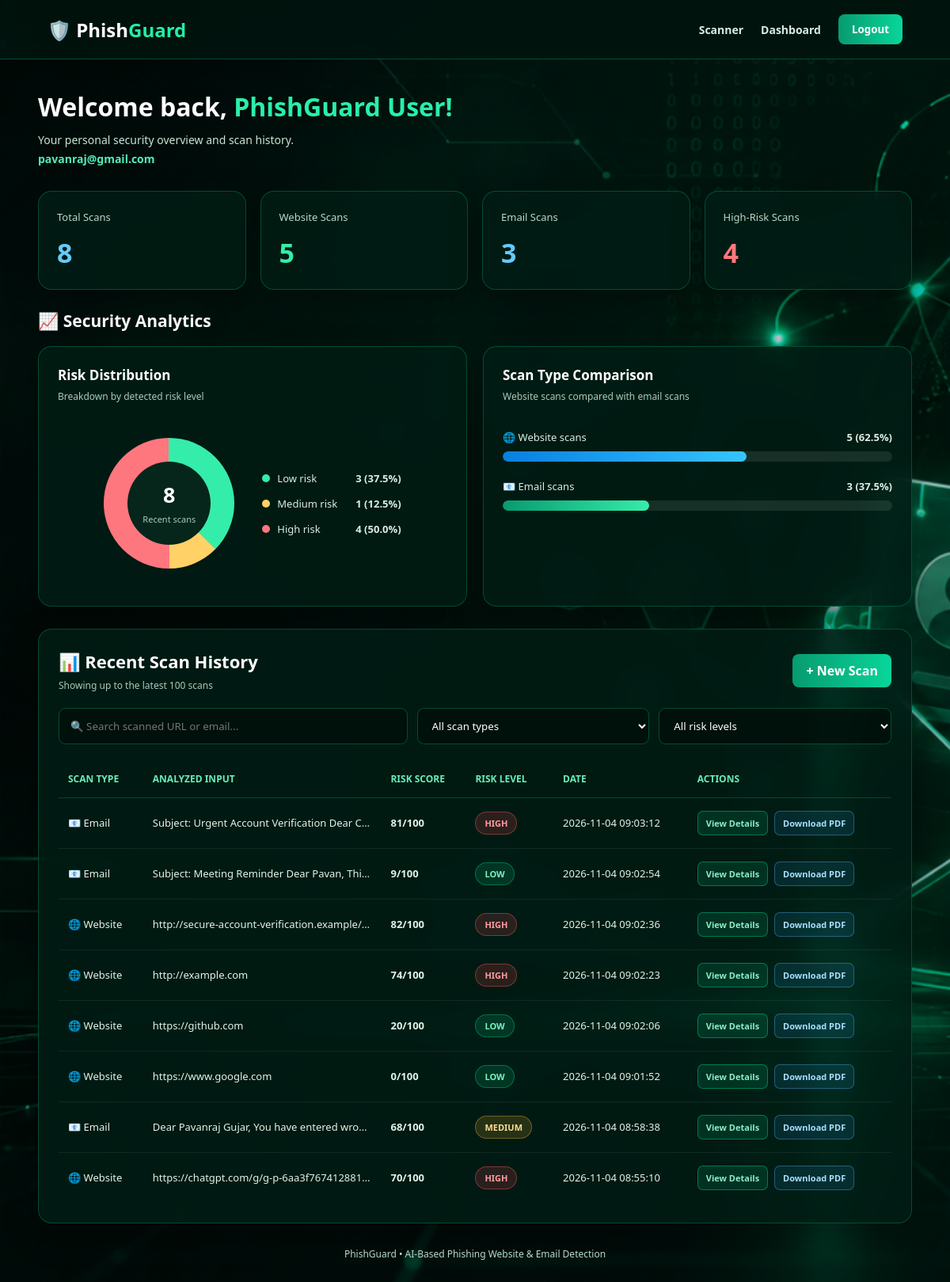
The page /dashboard (signed in) on the database as committed earlier.
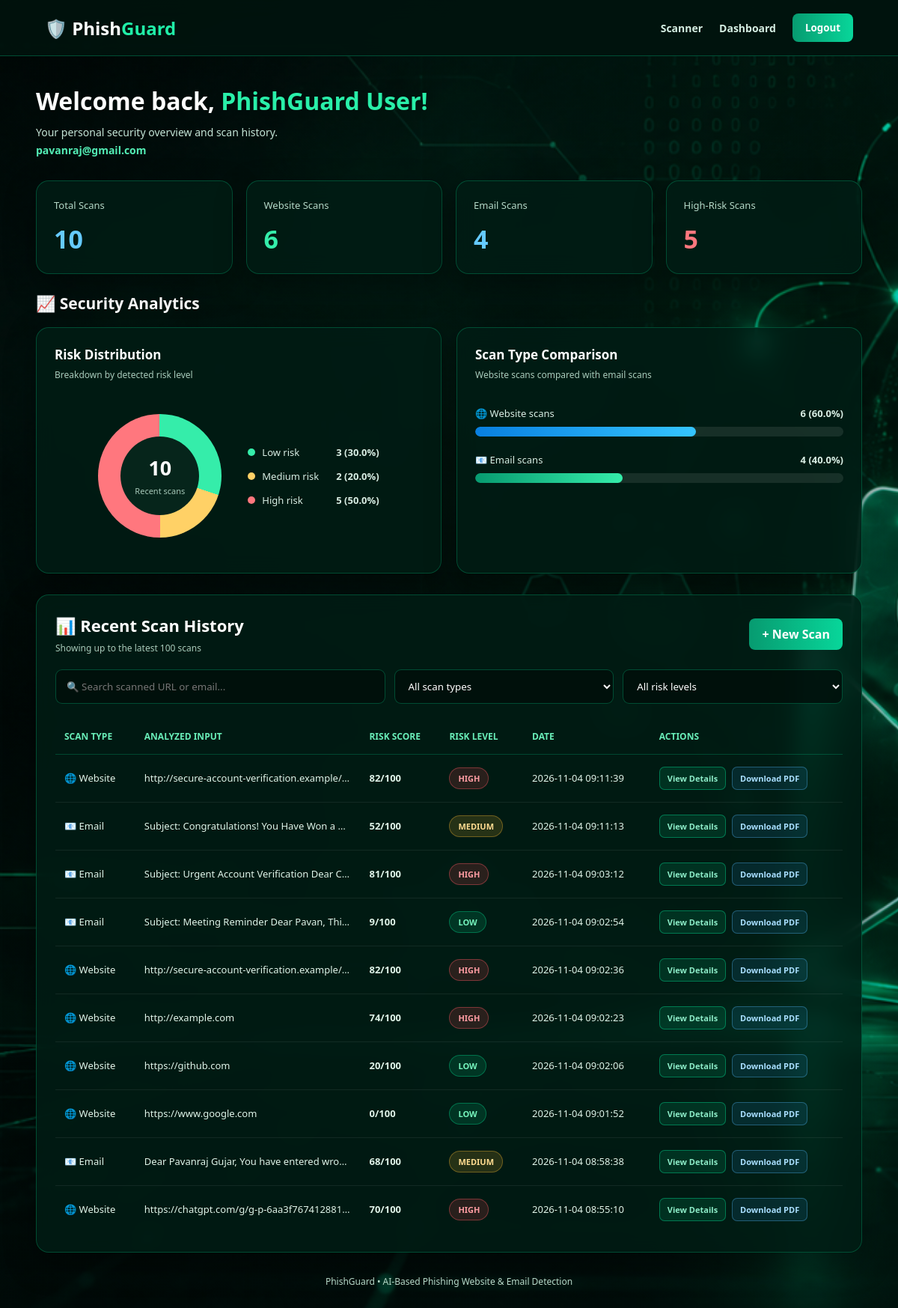
The same page on the database as committed later.
### tables this page shows
CREATE TABLE scans (
            id INTEGER PRIMARY KEY AUTOINCREMENT,
            user_id INTEGER NOT NULL,
            input_type TEXT NOT NULL,
            analyzed_input TEXT NOT NULL,
            risk_score INTEGER NOT NULL,
            risk_level TEXT NOT NULL,
            ai_status TEXT,
            ai_confidence REAL,
            explanation TEXT,
            created_at TIMESTAMP DEFAULT CURRENT_TIMESTAMP,
            FOREIGN KEY (user_id) REFERENCES users(id)
        );

### app.py (the view)
@app.route("/dashboard")
@login_required
def dashboard():
    scans = get_user_scans(session["user_id"])
    return render_template(
        "dashboard.html",
        scans=scans,
        user_email=session.get("user_email", "")
    )

### app.py (called while the page is built)
def login_required(view_function):
    @wraps(view_function)
    def wrapper(*args, **kwargs):
        if "user_id" not in session:
            flash("Please log in to continue.", "warning")
            return redirect(url_for("login"))
        return view_function(*args, **kwargs)
    return wrapper

### auth/database.py (called while the page is built)
def get_db_connection():
    conn = sqlite3.connect(DB_PATH)
    conn.row_factory = sqlite3.Row
    return conn

def get_user_scans(user_id):
    conn = get_db_connection()
    scans = conn.execute(
        """
        SELECT *
        FROM scans
        WHERE user_id = ?
        ORDER BY created_at DESC
        LIMIT 100
        """,
        (user_id,)
    ).fetchall()
    conn.close()
    return scans

### templates/dashboard.html (shortened to what this page needs)
<!DOCTYPE html>
<html lang="en">
<head>
</head>
<body>
    <nav class="navbar">
        <div class="brand">🛡️ Phish<span>Guard</span></div>
        <div class="nav-links">
            <a href="{{ url_for('home') }}">Scanner</a>
            <a href="{{ url_for('dashboard') }}">Dashboard</a>
            <form method="POST"
                  action="{{ url_for('logout') }}"
                  style="margin:0;">
                <button type="submit" class="logout-btn">Logout</button>
            </form>
        </div>
    </nav>
    <main class="container">
        <section class="welcome">
            <h1>Welcome back, <span>PhishGuard User!</span></h1>
            <p>Your personal security overview and scan history.</p>
            <p class="user-email">{{ user_email }}</p>
        </section>
        {% set ns = namespace(
            total=0,
            websites=0,
            emails=0,
            high=0,
            medium=0,
            low=0
        ) %}
        {% for scan in scans %}
            {% set ns.total = ns.total + 1 %}
            {% if scan['input_type'] == 'Website URL' %}
                {% set ns.websites = ns.websites + 1 %}
            {% elif scan['input_type'] == 'Email' %}
                {% set ns.emails = ns.emails + 1 %}
            {% endif %}
            {% set risk = scan['risk_level']|default('')|lower|trim|replace(' risk', '') %}
            {% if risk == 'high' %}
                {% set ns.high = ns.high + 1 %}
            {% elif risk == 'medium' %}
                {% set ns.medium = ns.medium + 1 %}
            {% elif risk == 'low' %}
                {% set ns.low = ns.low + 1 %}
            {% endif %}
        {% endfor %}
        <section class="stats">
            <div class="stat-card glass">
                <div class="stat-label">Total Scans</div>
                <div class="stat-value blue">{{ ns.total }}</div>
            </div>
            <div class="stat-card glass">
                <div class="stat-label">Website Scans</div>
                <div class="stat-value green">{{ ns.websites }}</div>
            </div>
            <div class="stat-card glass">
                <div class="stat-label">Email Scans</div>
                <div class="stat-value blue">{{ ns.emails }}</div>
            </div>
            <div class="stat-card glass">
                <div class="stat-label">High-Risk Scans</div>
                <div class="stat-value red">{{ ns.high }}</div>
            </div>
        </section>
        <h2 class="section-title">📈 Security Analytics</h2>
        <section class="analytics-grid">
            <div class="chart-card glass">
                <h3>Risk Distribution</h3>
                <p class="chart-subtitle">
                    Breakdown by detected risk level
                </p>
                {% if ns.total > 0 %}
                <div class="risk-chart-area">
                    <div class="donut"
                         id="riskDonut"
                         data-low="{{ ns.low }}"
                         data-medium="{{ ns.medium }}"
                         data-high="{{ ns.high }}"
                         data-total="{{ ns.total }}">
                        <div class="donut-center">
                            <strong>{{ ns.total }}</strong>
                            <span>Recent scans</span>
                        </div>
                    </div>
                    <div class="legend">
                        <div class="legend-item">
                            <span class="dot dot-low"></span>
                            Low risk
                            <strong>{{ ns.low }} ({{ '%.1f'|format((ns.low / ns.total * 100) if ns.total else 0) }}%)</strong>
                        </div>
                        <div class="legend-item">
                            <span class="dot dot-medium"></span>
                            Medium risk
                            <strong>{{ ns.medium }} ({{ '%.1f'|format((ns.medium / ns.total * 100) if ns.total else 0) }}%)</strong>
                        </div>
                        <div class="legend-item">
                            <span class="dot dot-high"></span>
                            High risk
                            <strong>{{ ns.high }} ({{ '%.1f'|format((ns.high / ns.total * 100) if ns.total else 0) }}%)</strong>
                        </div>
                    </div>
                </div>
                {% else %}
                    <div class="chart-empty">
                        No scan data available yet.
                    </div>
                {% endif %}
            </div>
            <div class="chart-card glass">
                <h3>Scan Type Comparison</h3>
                <p class="chart-subtitle">
                    Website scans compared with email scans
                </p>
                {% if ns.total > 0 %}
                <div class="bar-chart">
                    <div>
                        <div class="bar-label">
                            <span>🌐 Website scans</span>
                            <strong>{{ ns.websites }} ({{ '%.1f'|format((ns.websites / ns.total * 100) if ns.total else 0) }}%)</strong>
                        </div>
                        <div class="bar-track">
                            <div class="bar-fill website-fill"
                                 data-count="{{ ns.websites }}"
                                 data-total="{{ ns.total }}">
                            </div>
                        </div>
                    </div>
                    <div>
                        <div class="bar-label">
                            <span>📧 Email scans</span>
                            <strong>{{ ns.emails }} ({{ '%.1f'|format((ns.emails / ns.total * 100) if ns.total else 0) }}%)</strong>
                        </div>
                        <div class="bar-track">
                            <div class="bar-fill email-fill"
                                 data-count="{{ ns.emails }}"
                                 data-total="{{ ns.total }}">
                            </div>
                        </div>
                    </div>
                </div>
                {% else %}
                    <div class="chart-empty">
                        Complete your first scan to see analytics.
                    </div>
                {% endif %}
            </div>
        </section>
        <section class="history-card glass">
            <div class="section-header">
                <div>
                    <h2>📊 Recent Scan History</h2>
                    <p class="chart-subtitle" style="margin:7px 0 0;">
                        Showing up to the latest 100 scans
                    </p>
                </div>
                <a href="{{ url_for('home') }}" class="scan-btn">
                    + New Scan
                </a>
            </div>
            {% if scans %}
            <div class="filters">
                <input
                    type="search"
                    id="searchInput"
                    placeholder="🔍 Search scanned URL or email..."
                    aria-label="Search scan history"
                >
                <select id="typeFilter" aria-label="Filter by scan type">
                    <option value="all">All scan types</option>
                </select>
                <select id="riskFilter" aria-label="Filter by risk level">
                    <option value="all">All risk levels</option>
                </select>
            </div>
            <div class="table-wrapper">
                <table id="scanTable">
                    <thead>
                        <tr>
                            <th>Scan Type</th>
                            <th>Analyzed Input</th>
                            <th>Risk Score</th>
                            <th>Risk Level</th>
                            <th>Date</th>
                            <th>Actions</th>
                        </tr>
                    </thead>
                    <tbody>
                        {% for scan in scans %}
                        {% set row_risk = scan['risk_level']|default('')|lower|trim|replace(' risk', '') %}
                        <tr class="scan-row"
                            data-type="{{ 'website' if scan['input_type'] == 'Website URL' else 'email' }}"
                            data-risk="{{ row_risk }}">
                            <td>
                                {% if scan['input_type'] == 'Email' %}
                                    📧 Email
                                {% else %}
                                    🌐 Website
                                {% endif %}
                            </td>
                            <td class="scan-input"
                                title="{{ scan['analyzed_input'] }}">
                                {{ scan['analyzed_input'] }}
                            </td>
                            <td>
                                <strong>{{ scan['risk_score'] }}/100</strong>
                            </td>
                            <td>
                                {% set risk = scan['risk_level']|default('')|lower|trim|replace(' risk', '') %}
                                {% if risk == 'high' %}
                                    <span class="risk-badge risk-high">HIGH</span>
                                {% elif risk == 'medium' %}
                                    <span class="risk-badge risk-medium">MEDIUM</span>
                                {% elif risk == 'low' %}
                                    <span class="risk-badge risk-low">LOW</span>
                                {% else %}
                                    <span class="risk-badge risk-unknown">UNKNOWN</span>
                                {% endif %}
                            </td>
                            <td>{{ scan['created_at'] }}</td>
                            <td>
                                <div class="action-links">
                                    <a class="action-btn view-btn"
                                       href="{{ url_for('scan_details', scan_id=scan['id']) }}">
                                        View Details
                                    </a>
                                    <a class="action-btn pdf-btn"
                                       href="{{ url_for('download_scan_report', scan_id=scan['id']) }}">
                                        Download PDF
                                    </a>
                                </div>
                            </td>
                        </tr>
                        {% endfor %}
                    </tbody>
                </table>
            </div>
            {% endif %}
        </section>
        <footer class="footer">
            PhishGuard • AI-Based Phishing Website & Email Detection
        </footer>
    </main>
</body>
</html>

Rows that differ between the two databases and show on the page:
added scans: input_type "🌐 Website", analyzed_input "http://secure-account-verification.example/…", risk_score "82", shows "HIGH", created_at "2026-11-04 09:11:39"
added scans: input_type "📧 Email", analyzed_input "Subject: Congratulations! You Have Won a P…", risk_score "52", shows "MEDIUM", created_at "2026-11-04 09:11:13"
Other text that changed with them:
{{ ns.total }}: "8" → "10"
{{ ns.websites }}: "5" → "6"
{{ ns.emails }}: "3" → "4"
{{ ns.high }}: "4" → "5"
{{ '%.1f'|format((ns.low / ns.total * 100) if ns.total else 0) }}: "37.5" → "30.0"
{{ ns.medium }}: "1" → "2"
{{ '%.1f'|format((ns.medium / ns.total * 100) if ns.total else 0) }}: "12.5" → "20.0"
{{ '%.1f'|format((ns.websites / ns.total * 100) if ns.total else 0) }}: "62.5" → "60.0"
{{ '%.1f'|format((ns.emails / ns.total * 100) if ns.total else 0) }}: "37.5" → "40.0"
